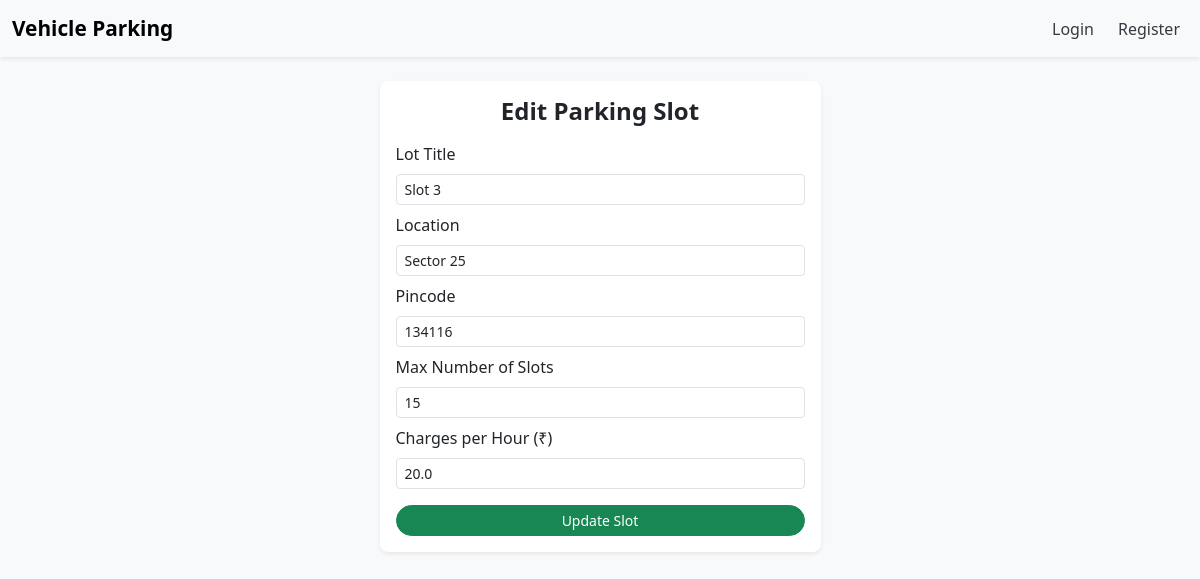
The page /slot/3/edit on the database its author committed.
### models.py (models this page shows)
class LotInfo(db.Model):
    __tablename__ = 'lots_info'
    lot_id = db.Column(db.Integer, primary_key=True)
    lot_title = db.Column(db.String(120), nullable=False)
    lot_location = db.Column(db.String(200))
    lot_zip = db.Column(db.String(10))
    rate_per_hr = db.Column(db.Float, nullable=False)
    total_slots = db.Column(db.Integer, nullable=False)
    slot_list = db.relationship('LotSlot', backref='parent_lot', cascade="all, delete", lazy=True)

### routes.py (the view)
    @app.route('/slot/<int:slot_id>/edit')
    def edit_slot(slot_id):
        slot = LotInfo.query.get(slot_id)
        if not slot:
            flash("Slot not found.")
            return redirect(url_for('admin_login'))
        return render_template('edit_slot.html', slot=slot)

### templates/edit_slot.html (shortened to what this page needs)
{% extends "layout.html" %}
{% block content %}
<div class="container mt-4 mb-4">
    <div class="row justify-content-center">
        <div class="col-12 col-sm-8 col-md-6 col-lg-5">
            <div class="card shadow-sm rounded-3 border-0">
                <div class="card-body p-3">
                    <h4 class="mb-3 text-center fw-bold">Edit Parking Slot</h4>
                    <form method="POST" action="{{ url_for('edit_slot_post', slot_id=slot.lot_id) }}">
                        <div class="mb-2">
                            <label for="lot_title" class="form-label">Lot Title</label>
                            <input type="text" class="form-control form-control-sm" id="lot_title" name="lot_title" value="{{ slot.lot_title }}" required>
                        </div>
                        <div class="mb-2">
                            <label for="location" class="form-label">Location</label>
                            <input type="text" class="form-control form-control-sm" id="location" name="location" value="{{ slot.lot_location }}" required>
                        </div>
                        <div class="mb-2">
                            <label for="pincode" class="form-label">Pincode</label>
                            <input type="text" class="form-control form-control-sm" id="pincode" name="pincode" value="{{ slot.lot_zip }}" required>
                        </div>
                        <div class="mb-2">
                            <label for="number_of_slots" class="form-label">Max Number of Slots</label>
                            <input type="number" class="form-control form-control-sm" id="number_of_slots" name="number_of_slots" value="{{ slot.total_slots }}" required>
                        </div>
                        <div class="mb-3">
                            <label for="charges_per_hour" class="form-label">Charges per Hour (₹)</label>
                            <input type="number" class="form-control form-control-sm" id="charges_per_hour" name="charges_per_hour" value="{{ slot.rate_per_hr }}" required>
                        </div>
                        <div class="d-grid">
                            <button type="submit" class="btn btn-success btn-sm rounded-pill">Update Slot</button>
                        </div>
                    </form>
                </div>
            </div>
        </div>
    </div>
</div>
{% endblock %}

### templates/navbar.html (style rules this page uses)
body { background-color: #f8f9fa; }

### rows shown on the page
LotInfo: lot_title "Slot 3", location "Sector 25", pincode "134116", number_of_slots "15", charges_per_hour "20.0"
